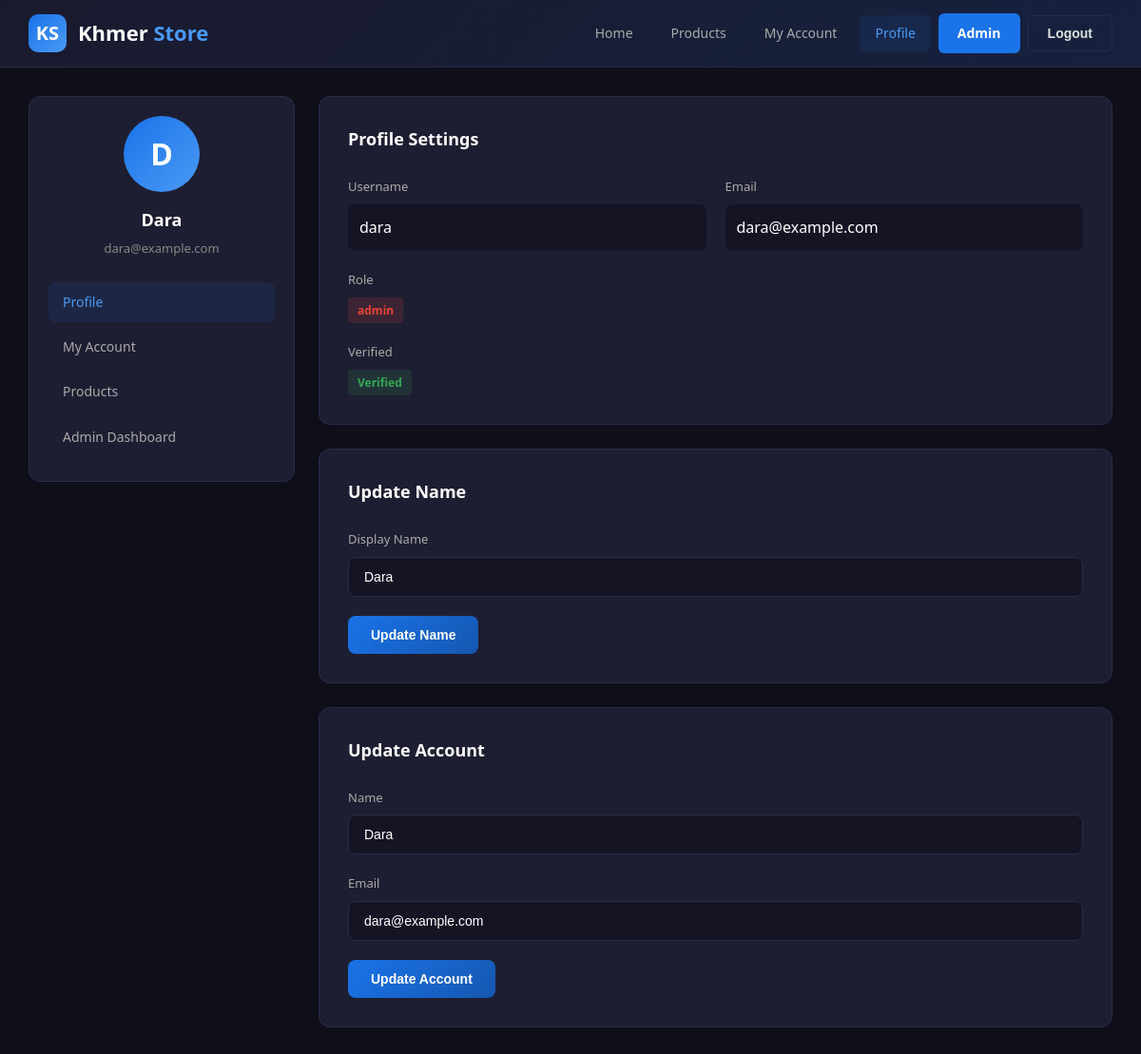
/profile (signed in), run on the app's committed database.
### tables this page shows
CREATE TABLE users (
            id INTEGER PRIMARY KEY AUTOINCREMENT,
            username TEXT UNIQUE NOT NULL,
            email TEXT UNIQUE NOT NULL,
            password_hash TEXT NOT NULL,
            name TEXT NOT NULL,
            role TEXT DEFAULT 'user',
            verified INTEGER DEFAULT 0,
            verification_code TEXT,
            created_at TIMESTAMP DEFAULT CURRENT_TIMESTAMP
        );

### app.py (the view)
@app.route("/profile")
@login_required
def profile_page():
    log_request("GET", "/profile", 200)
    user = get_user_by_id(session["user_id"])
    return render_template("profile.html", user=user)

### app.py (called while the page is built)
@app.after_request
def add_security_headers(response):
    response.headers['X-Content-Type-Options'] = 'nosniff'
    response.headers['X-Frame-Options'] = 'SAMEORIGIN'
    response.headers['X-XSS-Protection'] = '1; mode=block'
    return response

def log_request(method, path, status_code, details=""):
    entry = {
        "timestamp": datetime.now().strftime("%Y-%m-%d %H:%M:%S"),
        "method": method,
        "path": path,
        "status_code": status_code,
        "details": details
    }
    REQUEST_LOG.append(entry)
    print(f"[{entry['timestamp']}] {method} {path} -> {status_code} {details}")

def login_required(f):
    @wraps(f)
    def decorated_function(*args, **kwargs):
        if "user_id" not in session:
            if request.is_json:
                return jsonify({"error": "Login required"}), 401
            return redirect(url_for("login_page"))
        return f(*args, **kwargs)
    return decorated_function

### database.py (called while the page is built)
def get_db():
    conn = sqlite3.connect(DB_PATH)
    conn.row_factory = sqlite3.Row
    return conn

def get_user_by_id(user_id):
    conn = get_db()
    cursor = conn.cursor()
    cursor.execute("SELECT * FROM users WHERE id = ?", (user_id,))
    user = cursor.fetchone()
    conn.close()
    return dict(user) if user else None

### templates/profile.html (shortened to what this page needs)
<!DOCTYPE html>
<html lang="en">
<head>
    <link rel="stylesheet" href="/static/style.css">
</head>
<body>
    <header class="header">
        <div class="header-content">
            <a href="/" class="logo">
                <div class="logo-icon">KS</div>
                <div class="logo-text">Khmer <span>Store</span></div>
            </a>
            <nav class="nav">
                <a href="/" class="nav-link">Home</a>
                <a href="/products" class="nav-link">Products</a>
                <a href="/account" class="nav-link">My Account</a>
                <a href="/profile" class="nav-link active">Profile</a>
                {% if user and user.role == 'admin' %}
                <a href="/admin" class="nav-btn">Admin</a>
                {% endif %}
                <button onclick="logout()" class="nav-btn nav-btn-outline">Logout</button>
            </nav>
        </div>
    </header>
    <main class="container">
        <div class="profile-layout">
            <aside class="sidebar">
                <div class="profile-avatar">{{ user.name[0] if user.name else user.username[0] }}</div>
                <div class="profile-name">{{ user.name or user.username }}</div>
                <div class="profile-email">{{ user.email }}</div>
                <ul class="sidebar-menu" style="margin-top: 25px;">
                    <li><a href="/profile" class="active">Profile</a></li>
                    <li><a href="/account">My Account</a></li>
                    <li><a href="/products">Products</a></li>
                    {% if user.role == 'admin' %}
                    <li><a href="/admin">Admin Dashboard</a></li>
                    {% endif %}
                </ul>
            </aside>
            <div class="main-content">
                <section class="section">
                    <div class="section-header">
                        <h2 class="section-title">Profile Settings</h2>
                    </div>
                    <div style="display: grid; gap: 20px;">
                        <div style="display: grid; grid-template-columns: 1fr 1fr; gap: 20px;">
                            <div>
                                <div class="form-label">Username</div>
                                <div style="padding: 12px; background: var(--bg-light); border-radius: 8px; color: white;">{{ user.username }}</div>
                            </div>
                            <div>
                                <div class="form-label">Email</div>
                                <div style="padding: 12px; background: var(--bg-light); border-radius: 8px; color: white;">{{ user.email }}</div>
                            </div>
                        </div>
                        <div>
                            <div class="form-label">Role</div>
                            <span class="status-badge {{ 'status-admin' if user.role == 'admin' else 'status-user' }}">{{ user.role }}</span>
                        </div>
                        <div>
                            <div class="form-label">Verified</div>
                            <span class="status-badge {{ 'status-verified' if user.verified else 'status-unverified' }}">
                                {{ 'Verified' if user.verified else 'Not Verified' }}
                            </span>
                        </div>
                    </div>
                </section>
                <section class="section">
                    <div class="section-header">
                        <h2 class="section-title">Update Name</h2>
                    </div>
                    <div style="display: grid; gap: 20px;">
                        <form id="nameForm">
                            <div class="form-group">
                                <label class="form-label">Display Name</label>
                                <input type="text" id="display-name" class="form-input" value="{{ user.name }}" placeholder="Enter your name">
                            </div>
                            <button type="submit" class="btn btn-primary">Update Name</button>
                        </form>
                    </div>
                </section>
                <section class="section">
                    <div class="section-header">
                        <h2 class="section-title">Update Account</h2>
                    </div>
                    <div style="display: grid; gap: 20px;">
                        <form id="accountForm">
                            <div class="form-group">
                                <label class="form-label">Name</label>
                                <input type="text" id="acc-name" class="form-input" value="{{ user.name }}">
                            </div>
                            <div class="form-group">
                                <label class="form-label">Email</label>
                                <input type="email" id="acc-email" class="form-input" value="{{ user.email }}">
                            </div>
                            <button type="submit" class="btn btn-primary">Update Account</button>
                        </form>
                    </div>
                </section>
            </div>
        </div>
    </main>
</body>
</html>

### static/style.css (style rules this page uses)
:root { --primary: #1a73e8; --primary-dark: #1557b0; --primary-light: #4a9af5; --secondary: #ff6b35; --success: #34a853; --danger: #ea4335; --warning: #fbbc04; --dark: #1a1a2e; --darker: #16213e; --card: #1e1e32; --card-hover: #252540; --border: #2a2a4a; --text: #e0e0e0; --text-muted: #888; --text-light: #aaa; --bg: #0f0f1a; --bg-light: #141425; }
* { margin: 0; padding: 0; box-sizing: border-box; }
body { font-family: 'Segoe UI', Tahoma, Geneva, Verdana, sans-serif; background: var(--bg); color: var(--text); min-height: 100vh; line-height: 1.6; }
.header { background: linear-gradient(135deg, var(--dark) 0%, var(--darker) 100%); border-bottom: 1px solid var(--border); padding: 0 30px; position: sticky; top: 0; z-index: 100; }
.header-content { max-width: 1400px; margin: 0 auto; display: flex; align-items: center; justify-content: space-between; height: 70px; }
.logo { display: flex; align-items: center; gap: 12px; text-decoration: none; }
.logo-icon { width: 40px; height: 40px; background: linear-gradient(135deg, var(--primary) 0%, var(--primary-light) 100%); border-radius: 10px; display: flex; align-items: center; justify-content: center; font-size: 20px; color: white; font-weight: bold; }
.logo-text { font-size: 22px; font-weight: 700; color: white; }
.logo-text span { color: var(--primary-light); }
.nav { display: flex; align-items: center; gap: 8px; }
.nav-link { color: var(--text-light); text-decoration: none; padding: 8px 16px; border-radius: 6px; font-size: 14px; transition: all 0.3s; }
.nav-link.active { color: var(--primary-light); background: rgba(26,115,232,0.1); }
.nav-btn { background: var(--primary); color: white; border: none; padding: 10px 20px; border-radius: 6px; font-size: 14px; font-weight: 600; cursor: pointer; transition: all 0.3s; text-decoration: none; }
.nav-btn-outline { background: transparent; border: 1px solid var(--border); color: var(--text); }
.container { max-width: 1400px; margin: 0 auto; padding: 30px; }
.section { background: var(--card); border: 1px solid var(--border); border-radius: 12px; padding: 30px; margin-bottom: 25px; }
.section-header { display: flex; justify-content: space-between; align-items: center; margin-bottom: 25px; }
.section-title { font-size: 18px; font-weight: 600; color: white; }
.form-group { margin-bottom: 20px; }
.form-label { display: block; color: var(--text-light); font-size: 13px; margin-bottom: 8px; font-weight: 500; }
.form-input { width: 100%; padding: 12px 16px; background: var(--bg-light); border: 1px solid var(--border); border-radius: 8px; color: white; font-size: 14px; transition: all 0.3s; }
.form-input::placeholder { color: var(--text-muted); }
.btn { display: inline-flex; align-items: center; justify-content: center; gap: 8px; padding: 12px 24px; border: none; border-radius: 8px; font-size: 14px; font-weight: 600; cursor: pointer; transition: all 0.3s; text-decoration: none; }
.btn-primary { background: linear-gradient(135deg, var(--primary) 0%, var(--primary-dark) 100%); color: white; }
.profile-layout { display: grid; grid-template-columns: 280px 1fr; gap: 25px; max-width: 1200px; margin: 0 auto; }
.sidebar { background: var(--card); border: 1px solid var(--border); border-radius: 12px; padding: 20px; height: fit-content; }
.sidebar-menu { list-style: none; }
.sidebar-menu li { margin-bottom: 5px; }
.sidebar-menu a { display: flex; align-items: center; gap: 10px; padding: 10px 15px; color: var(--text-light); text-decoration: none; border-radius: 8px; font-size: 14px; transition: all 0.3s; }
.sidebar-menu a.active { background: rgba(26,115,232,0.1); color: var(--primary-light); }
.profile-avatar { width: 80px; height: 80px; background: linear-gradient(135deg, var(--primary) 0%, var(--primary-light) 100%); border-radius: 50%; display: flex; align-items: center; justify-content: center; font-size: 32px; font-weight: 700; color: white; margin: 0 auto 15px; }
.profile-name { text-align: center; font-size: 18px; font-weight: 600; color: white; margin-bottom: 5px; }
.profile-email { text-align: center; font-size: 13px; color: var(--text-muted); }
.status-badge { display: inline-block; padding: 4px 10px; border-radius: 4px; font-size: 12px; font-weight: 600; }
.status-verified { background: rgba(52,168,83,0.15); color: var(--success); }
.status-admin { background: rgba(234,67,53,0.15); color: var(--danger); }

### data on the page
users: name "D", name "Dara", email "dara@example.com", username "dara", role "admin", verified "Verified"
